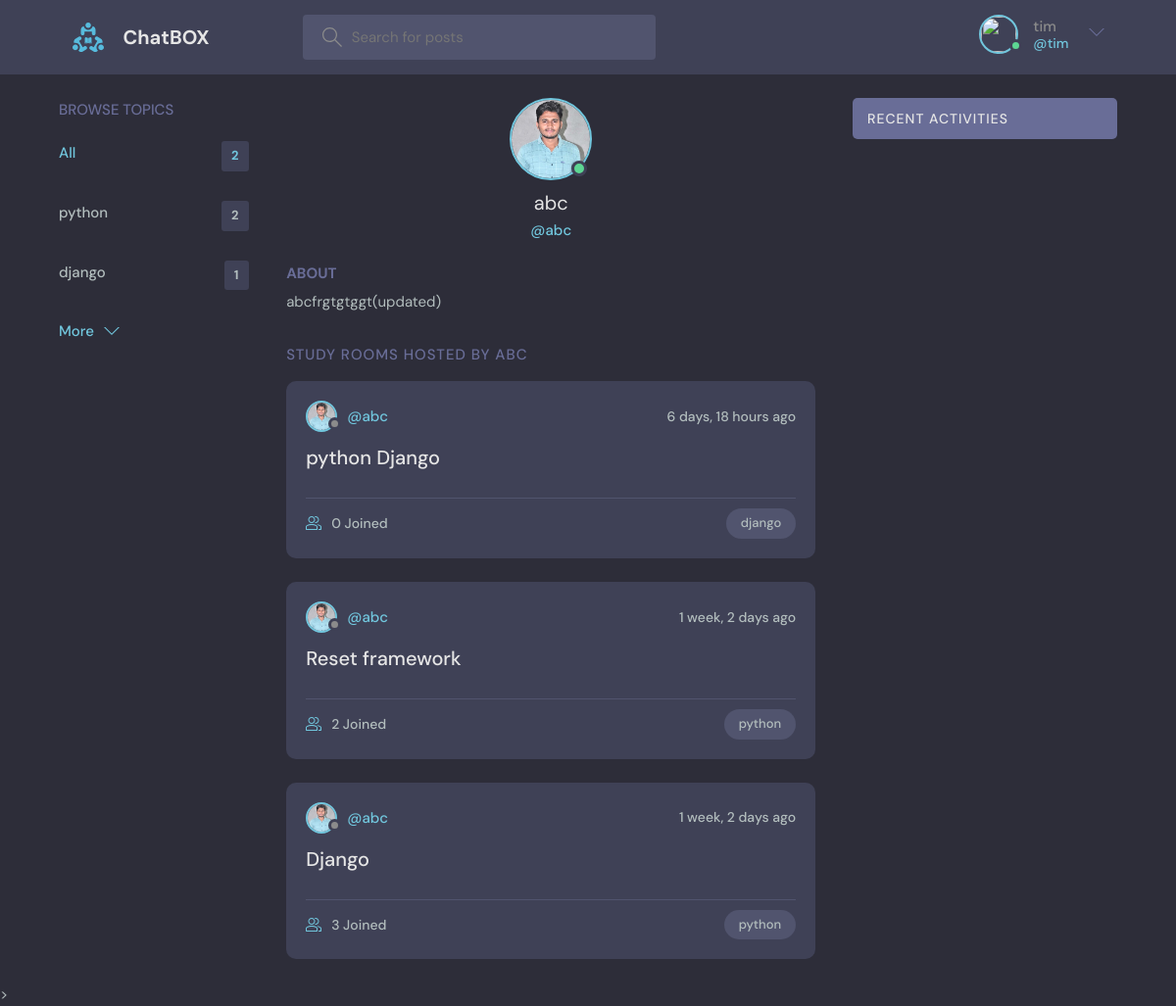
/profile/1/ (signed in), run on the app's committed database.
### project/log_app/models.py (models this page shows, shortened)
class User(AbstractUser):
    name = models.CharField(max_length=200, null=True)
    email = models.EmailField(unique=True, null=True)
    bio = models.TextField(null=True)
    avatar = models.ImageField(null=True, default="avatar.svg")
    USERNAME_FIELD = 'email'
    REQUIRED_FIELDS = []

class Topic(models.Model):
    name = models.CharField(max_length=200)

class Room(models.Model):
    host = models.ForeignKey(User, on_delete=models.SET_NULL,null=True)
    topic = models.ForeignKey(Topic, on_delete=models.SET_NULL,null=True)
    name = models.CharField(max_length=200)
    description = models.TextField(null=True, blank=True)
    participants = models.ManyToManyField(User, related_name='Participents', blank=True)
    updated = models.DateTimeField(auto_now=True)
    created = models.DateTimeField(auto_now_add=True)
    class Meta:
        ordering = ['-updated' , '-created']

### project/log_app/views.py (the view)
# urls.py: path('profile/<str:pk>/', views.userProfile, name="user-profile"),
def userProfile(request, pk):
    user = User.objects.get(id=pk)
    rooms = user.room_set.all()
    room_messages = user.massage_set.all()
    topics = Topic.objects.all()
    context = {'user': user, 'rooms': rooms,'topics': topics,
               'room_messages': room_messages }
    return render(request, 'profile.html', context)

### project/templates/profile.html (shortened to what this page needs)
{% extends 'main.html' %}
{% block content %}
<main class="profile-page layout layout--3">
  <div class="container">
    {% include 'topics_component.html' %}
    <div class="roomList">
      <div class="profile">
        <div class="profile__avatar">
          <div class="avatar avatar--large active">
            <img src="{{user.avatar.url}}" />
          </div>
        </div>
        <div class="profile__info">
          <h3>{{user.name}}</h3>
          <p>@{{user.username}}</p>
        </div>
        <div class="profile__about">
          <h3>About</h3>
          <p>
            {{user.bio}}
          </p>
        </div>
      </div>
      <div class="roomList__header">
        <div>
          <h2>Study Rooms Hosted by {{user.username}}</a>
          </h2>
        </div>
      </div>
      {% include 'feed_component.html' %}
    </div>
    {% include 'activity_component.html' %}
  </div>
</main>
{% endblock content %}

### project/templates/navig.html (shortened to what this page needs)
{% load static %}
<header class="header header--loggedIn">
    <div class="container">
      <a href="{% url 'first' %}" class="header__logo">
        <img src="{% static 'images/logo.svg' %}" />
        <h1>ChatBOX</h1>
      </a>
      <form class="header__search" method="GET" action="{% url 'first' %}">
        <label>
          <input name="q" placeholder="Search for posts" />
        </label>
      </form>
      <nav class="header__menu">
        {% if request.user.is_authenticated %}
        <div class="header__user">
          <a href="{% url 'update-user' %}">
            <div class="avatar avatar--medium active">
              <img src="{{room.host.avatar.url}}" />
            </div>
            <p>{{request.user.username}} <span>@{{request.user.username}}</span></p>
          </a>
          <button class="dropdown-button">
            <svg version="1.1" xmlns="http://www.w3.org/2000/svg" width="32" height="32" viewBox="0 0 32 32">
              <title>chevron-down</title>
              <path d="M16 21l-13-13h-3l16 16 16-16h-3l-13 13z"></path>
            </svg>
          </button>
        </div>
        {% else %}
        <a href="{% url 'login' %}">
          <img src="{% static 'images/avatar.svg' %}" />
          <p>Login</p>
        </a>
        {% endif %}
      </nav>
    </div>
  </header>

### project/templates/topics_component.html
<div class="topics">
    <div class="topics__header">
      <h2>Browse Topics</h2>
    </div>
    <ul class="topics__list">
      <li>
        <a href="{% url 'first' %}" class="active">All <span>{{topics.count}}</span></a>
      </li>
      {% for topic in topics %}
      <li>
        <a href="{% url 'first' %}?q={{topic.name}}">{{topic.name}} <span>{{topic.room_set.all.count}}</span></a>
      </li>
      {% endfor %}
    </ul>
    <a class="btn btn--link" href="{% url 'topics' %}">
      More
      <svg version="1.1" xmlns="http://www.w3.org/2000/svg" width="32" height="32" viewBox="0 0 32 32">
        <title>chevron-down</title>
        <path d="M16 21l-13-13h-3l16 16 16-16h-3l-13 13z"></path>
      </svg>
    </a>
  </div>

### project/templates/feed_component.html (shortened to what this page needs)
{%  for room in rooms %}
<div class="roomListRoom">
    <div class="roomListRoom__header">
      <a href="{% url 'user-profile' room.host.id %}" class="roomListRoom__author">
        <div class="avatar avatar--small">
          <img src="{{room.host.avatar.url}}" />
        </div>
        <span>@{{room.host.username}}</span>
      </a>
      <div class="roomListRoom__actions">
        <span>{{room.created|timesince}} ago</span>
      </div>
    </div>
    <div class="roomListRoom__content">
      <a href="{% url 'second' room.id %}">{{room.name}}</a>
    </div>
    <div class="roomListRoom__meta">
      <a href="{% url 'second' room.id %}" class="roomListRoom__joined">
        {{room.participants.all.count}} Joined
      </a>
      <p class="roomListRoom__topic">{{room.topic.name}}</p>
    </div>
</div>
{% endfor %}

### data on the page
User: user.username "tim"
Topic: name "python", room_set.all.count "2"
Topic: name "django", room_set.all.count "1"
User: avatar (picture), name "abc", username "abc", bio "abcfrgtgtggt(updated)", username "ABC"
Room: host.avatar (picture), host.username "abc", created "6 days, 18 hours", name "python Django", participants.all.count "0", topic.name "django"
Room: host.avatar (picture), host.username "abc", created "1 week, 2 days", name "Reset framework", participants.all.count "2", topic.name "python"
Room: host.avatar (picture), host.username "abc", created "1 week, 2 days", name "Django", participants.all.count "3", topic.name "python"

### other printed values
{{ topics.count }} "2"
